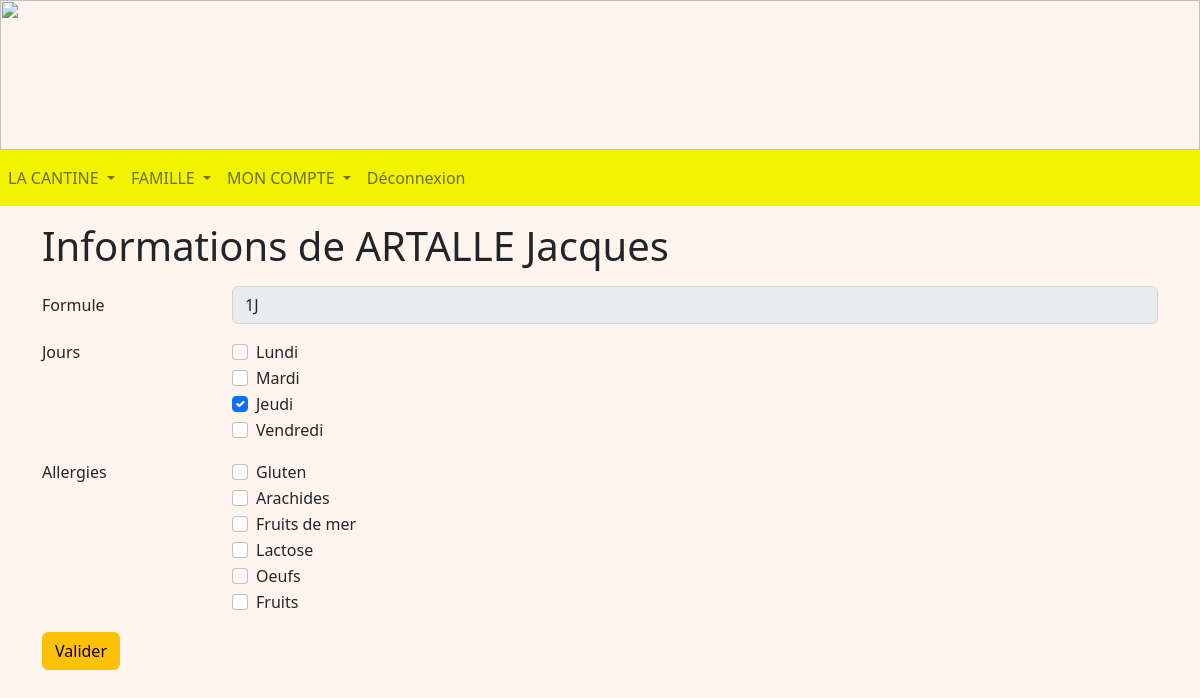
Screenshot of /enfant/3 (signed in) with the database file from the repository.
### tables this page shows
CREATE TABLE Enfant (
  code_enfant integer primary key autoincrement,
  nom_enfant TEXT NOT NULL,
  prenom_enfant TEXT NOT NULL,
  code_tarif integer NOT NULL,
  code_classe integer NOT NULL,
  code_representant integer NOT NULL,
  code_formule integer NOT NULL,
  FOREIGN KEY (code_tarif) REFERENCES Tarif(code_tarif),
  FOREIGN KEY (code_classe) REFERENCES Classe(code_classe),
  FOREIGN KEY (code_representant) REFERENCES Representant(code_representant)
  FOREIGN KEY (code_formule) REFERENCES Formule(code_formule)
);

CREATE TABLE Jour (
  code_jour integer PRIMARY KEY,
  jour TEXT NOT NULL
);

CREATE TABLE Allergie (
  code_allergie integer PRIMARY KEY AUTOINCREMENT,
  nom_allergie TEXT NOT NULL
);

### representant.py (the view, shortened to what this page needs)
@app.route('/enfant/<int:code_enfant>', methods = ["POST", "GET"])
@login_required
def enfant(code_enfant):
    db = get_db()
    cur = db.cursor()
    user = cur.execute("SELECT type_compte FROM Compte WHERE identifiant = ?", (flask_login.current_user.name, )).fetchone()
    if user[0] == 'Representant':
        representant = cur.execute("SELECT code_representant FROM Representant WHERE identifiant = ?", (flask_login.current_user.name, )).fetchone()
        enfant = cur.execute("SELECT nom_enfant, prenom_enfant, code_formule FROM Enfant WHERE code_representant = ? and code_enfant = ?", (representant[0], code_enfant, )).fetchone()
        enfants = cur.execute("SELECT code_enfant, prenom_enfant FROM Enfant WHERE code_representant = ? ORDER BY prenom_enfant", (representant[0], )).fetchall()
        formules = cur.execute("SELECT * FROM Formule").fetchall()
        joursManges = cur.execute("SELECT J.code_jour FROM Mange AS M INNER JOIN Jour AS J ON M.code_jour = J.code_jour WHERE M.code_enfant = ?", (code_enfant, )).fetchall()
        jours = cur.execute("SELECT * FROM Jour").fetchall()
        allergies = cur.execute("SELECT * FROM Allergie").fetchall()
        allergiques = cur.execute("SELECT code_allergie FROM EstAllergiqueA WHERE code_enfant = ?", (code_enfant, )).fetchall()
        now = choixDate()
        return render_template('R_enfant.html', enfants = enfants, enfant = enfant, formules = formules, jours = jours, joursManges = joursManges, allergies = allergies, allergiques = allergiques)
    if user[0] == 'Admin':
        return redirect(url_for('accueilAdmin'))
    return redirect(url_for('accueilEnseignant'))

### main.py (called while the page is built)
@login_manager.user_loader
def load_user(user_id):
    db = get_db()
    cur = db.cursor()
    user = cur.execute('SELECT identifiant, mot_de_passe FROM Compte WHERE identifiant=?', (user_id, )).fetchone()
    return User(user[0], user[1])

def get_db():
    if 'db' not in g:
        g.db = sqlite3.connect(DATABASE)
    return g.db

@app.teardown_appcontext
def close_connection(exception):
    db = g.pop('db', None)
    if db is not None:
        db.close()

def choixDate():
    return datetime.datetime.today()

### templates/R_enfant.html (shortened to what this page needs)
<!DOCTYPE html>
<html>
<head>
    {% extends "R_layout.html" %}
    {% block content %}
    <div class="container mt-3 mb-3">
        <h1>Informations de {{ enfant[0] }} {{ enfant[1] }}</h1>
        <form method="POST">
            <div class="row mt-3 mb-3">
                <label for="formule" class="col-sm-2 col-form-label">Formule</label>
                <div class="col-sm-10">
                    <select name="formule" class="form-control" id="formule" disabled>
                        {% for formule in formules %}
                        {% if enfant[2] == formule[0] %}
                        <option value="{{ formule[0] }}" selected>{{ formule[1] }}</option>
                        {% else %}
                        <option value="{{ formule[0] }}">{{ formule[1] }}</option>
                        {% endif %}
                        {% endfor %}
                    </select>
                </div>
            </div>
            <div class="form-group row mt-3 mb-3">
                <div class="col-sm-2">
                    <p>Jours</p>
                </div>
                <div class="col-sm-10">
                    {% for jour in jours %}
                    <div class="form-check">
                        {% set br = namespace (break = 1) %}
                        {% for jourMange in joursManges %}
                        {% if jour[0] == jourMange[0] %}
                        <input class="form-check-input" type="checkbox" value="{{ jour[0] }}" name="{{ jour[1] }}"
                            id="{{ jour[1] }}" checked>
                        {% set br.break = 0 %}
                        {% endif %}
                        {% endfor %}
                        {% if br.break == 1 %}
                        <input class="form-check-input" type="checkbox" value="{{ jour[0] }}" name="{{ jour[1] }}"
                            id="{{ jour[1] }}">
                        {% endif %}
                        <label class="form-check-label" for="{{ jour[1] }}">
                            {{ jour[1] }}
                        </label>
                    </div>
                    {% endfor %}
                </div>
            </div>
            <div class="form-group row mt-3 mb-3">
                <div class="col-sm-2">
                    <p>Allergies</p>
                </div>
                <div class="col-sm-10">
                    {% for allergie in allergies %}
                    <div class="form-check">
                        {% set br = namespace (break = 1) %}
                        {% if br.break == 1 %}
                        <input class="form-check-input" type="checkbox" value="{{ allergie[0] }}"
                            name="{{ allergie[1] }}" id="{{ allergie[1] }}">
                        {% endif %}
                        <label class="form-check-label" for="{{ allergie[1] }}">
                            {{ allergie[1] }}
                        </label>
                    </div>
                    {% endfor %}
                </div>
            </div>
            <button type="submit" class="btn btn-warning mb-3">Valider</button>
        </form>
    </div>
    {% endblock %}

### static/css/main.css (style rules this page uses)
body { background-repeat: no-repeat; background-color:rgb(265,245,238); height: 110px; margin: 0px; }

### rows the page displays
Enfant: nom_enfant "ARTALLE", prenom_enfant "Jacques"
Jour: jour "Lundi"
Jour: jour "Mardi"
Jour: jour "Jeudi"
Jour: jour "Vendredi"
Allergie: nom_allergie "Gluten"
Allergie: nom_allergie "Arachides"
Allergie: nom_allergie "Fruits de mer"
Allergie: nom_allergie "Lactose"
Allergie: nom_allergie "Oeufs"
Allergie: nom_allergie "Fruits"

### other values shown
form field formule "1J"
